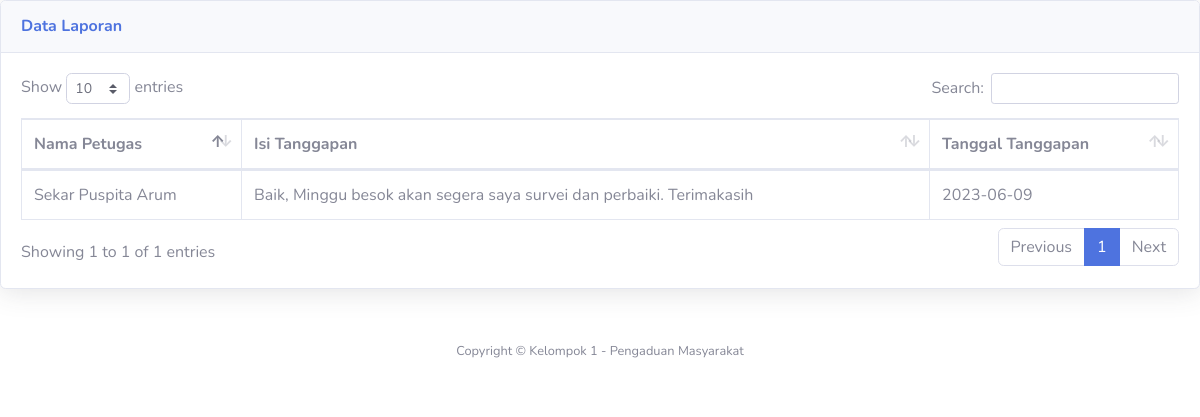
The app's page /admin/lihat_tanggapan.php with its own data.
### tables this page shows
CREATE TABLE `tanggapan` (
  `id_tanggapan` int(11) NOT NULL,
  `id_pengaduan` int(11) NOT NULL,
  `tgl_tanggapan` date NOT NULL,
  `tanggapan` text NOT NULL,
  `id_petugas` int(11) NOT NULL
);

CREATE TABLE `petugas` (
  `id_petugas` int(11) NOT NULL,
  `nama_petugas` varchar(255) NOT NULL,
  `username` varchar(25) NOT NULL,
  `password` varchar(32) NOT NULL,
  `telp` varchar(13) NOT NULL,
  `level` enum('admin','petugas') NOT NULL
);

### admin/lihat_tanggapan.php (the view, shortened to what this page needs)
<!DOCTYPE html>
<html lang="en">
<head>
  <link href="../vendor/fontawesome-free/css/all.min.css" rel="stylesheet" type="text/css">
  <link href="../css/sb-admin-2.min.css" rel="stylesheet">
  <link href="../vendor/datatables/dataTables.bootstrap4.min.css" rel="stylesheet">
</head>
          <div class="card shadow mb-4">
            <div class="card-header py-3">
              <h6 class="m-0 font-weight-bold text-primary">Data Laporan</h6>
            </div>
            <div class="card-body">
              <div class="table-responsive">
                <table class="table table-bordered" id="dataTable" width="100%" cellspacing="0">
                  <thead>
                    <tr>
                      <th>Nama Petugas</th>
                      <th>Isi Tanggapan</th>
                      <th>Tanggal Tanggapan</th>
                    </tr>
                  </thead>
                  <?php
                  $sql = mysql_query("select * from petugas, tanggapan where petugas.id_petugas=tanggapan.id_petugas ");
                  while ($data = mysql_fetch_array($sql)){
                    ?>
                  <tbody>
                    <tr>
                      <td><?php $no =1; echo $data['nama_petugas'] ?></td>
                      <td><?php echo $data['tanggapan'] ?></td>
                      <td><?php echo $data['tgl_tanggapan'] ?></td>
                    </tr>
                  </tbody>
                  <?php } ?>
                </table>
              </div>
            </div>
          </div>
      <footer class="sticky-footer bg-white">
        <div class="container my-auto">
          <div class="copyright text-center my-auto">
          <span>Copyright &copy; Kelompok 1 - Pengaduan Masyarakat</span>
          </div>
        </div>
      </footer>
</body>
</html>

### records on screen
tanggapan: id_petugas.nama_petugas "Sekar Puspita Arum", tanggapan "Baik, Minggu besok akan segera saya survei dan perbaiki. Terimakasih", tgl_tanggapan "2023-06-09"
